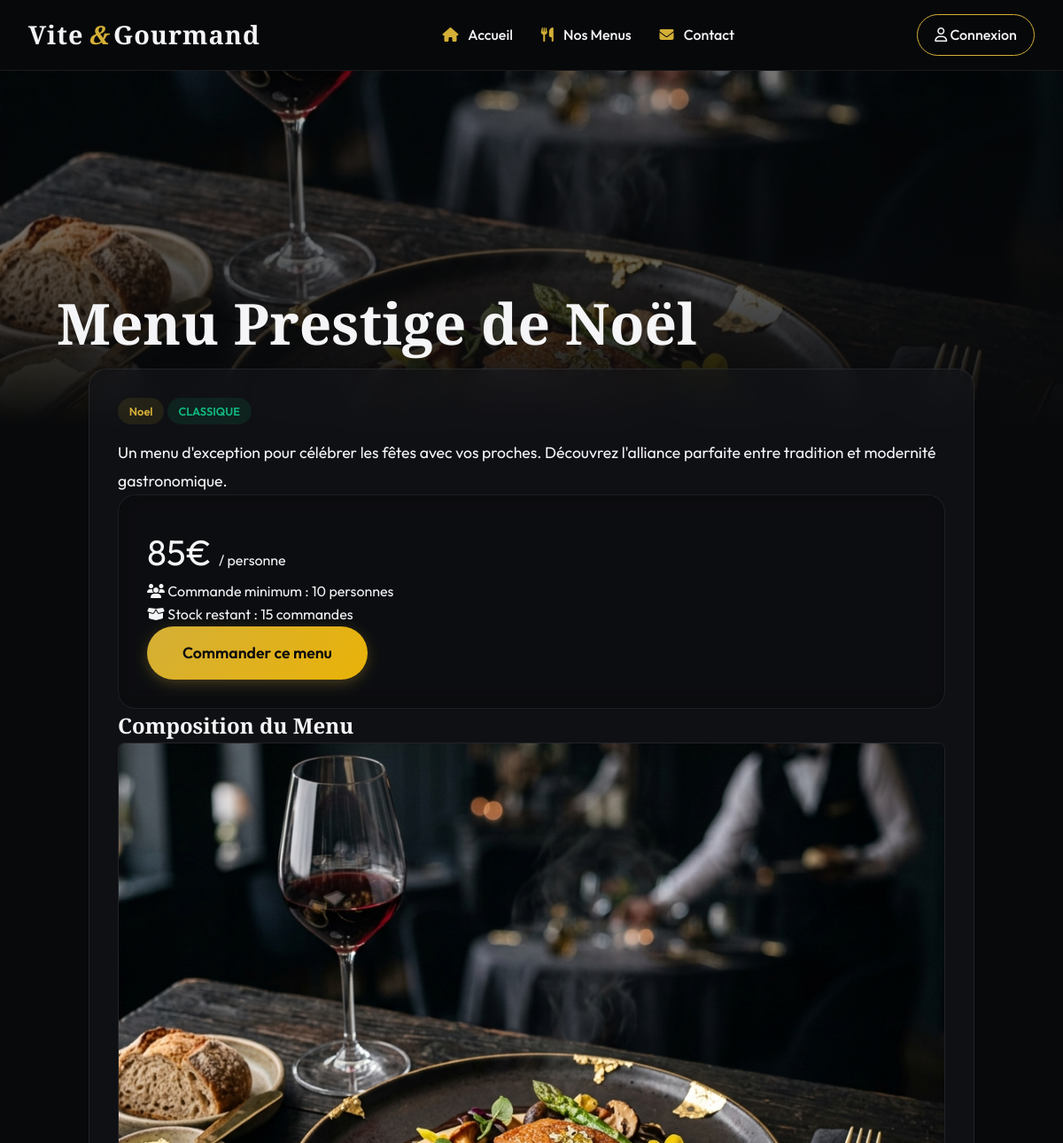
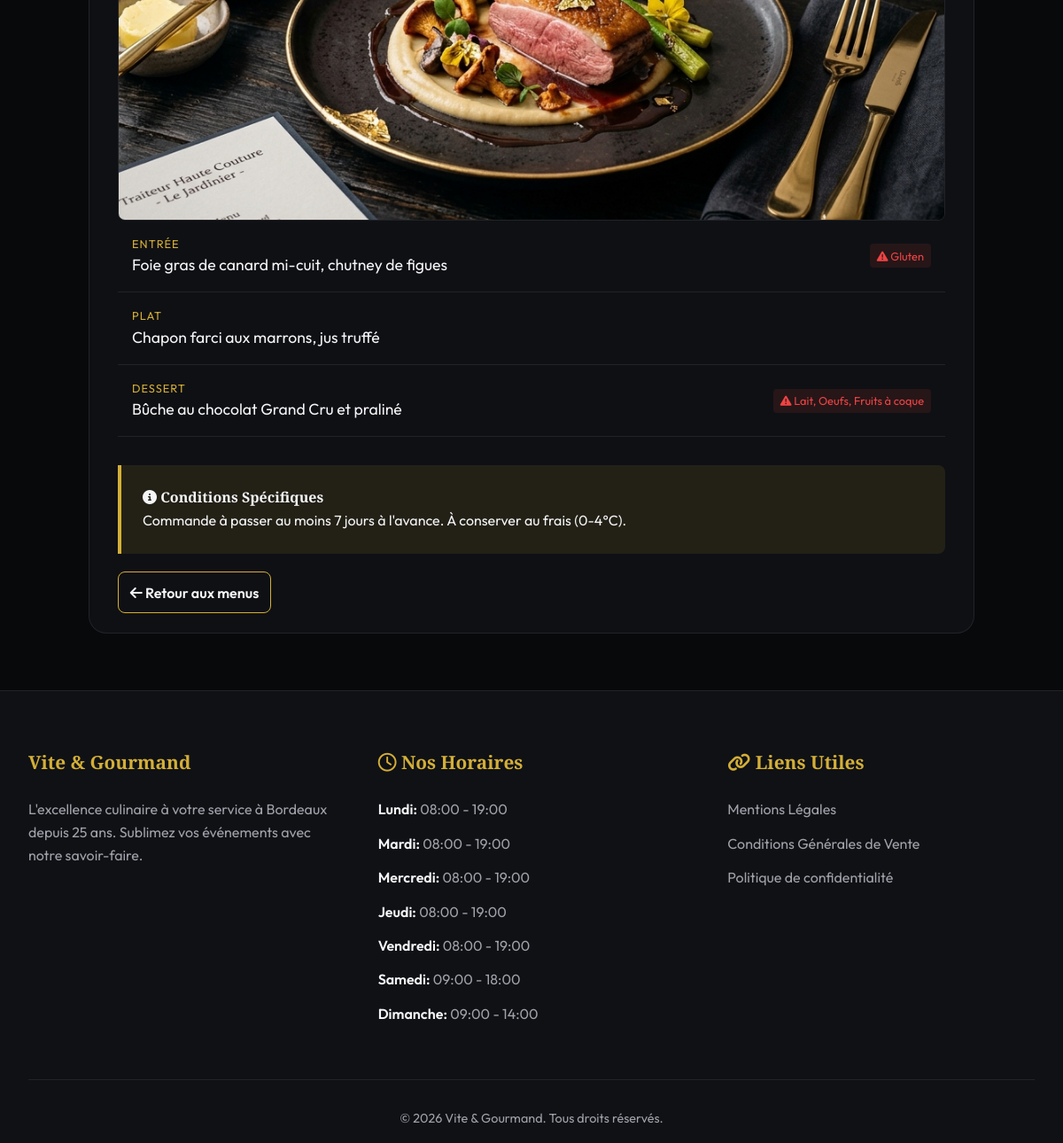
/menu_detail.php?id=1, run on the app's committed database (2 pictures, top to bottom).
### tables this page shows
CREATE TABLE IF NOT EXISTS `menu` (
  `id_menu` int NOT NULL AUTO_INCREMENT,
  `titre` varchar(100) NOT NULL,
  `description` text,
  `image` varchar(255) NOT NULL,
  `theme` varchar(50) DEFAULT NULL,
  `regime` varchar(50) DEFAULT NULL,
  `nb_personnes_min` int NOT NULL,
  `prix_min` decimal(10,2) NOT NULL,
  `stock` int DEFAULT '0',
  `conditions` text,
  PRIMARY KEY (`id_menu`)
);

CREATE TABLE IF NOT EXISTS `plat` (
  `id_plat` int NOT NULL AUTO_INCREMENT,
  `nom` varchar(100) NOT NULL,
  `categorie` enum('entrée','plat','dessert') NOT NULL,
  PRIMARY KEY (`id_plat`)
);

CREATE TABLE IF NOT EXISTS `horaire` (
  `id_horaire` int NOT NULL AUTO_INCREMENT,
  `jour` varchar(50) NOT NULL,
  `heures` varchar(50) NOT NULL,
  PRIMARY KEY (`id_horaire`)
);

### menu_detail.php (the view, shortened to what this page needs)
<?php
require_once 'includes/db.php';
$id_menu = (int) $_GET['id'];
$requete = $pdo->prepare("SELECT * FROM menu WHERE id_menu = :id");
$requete->execute(['id' => $id_menu]);
$menu = $requete->fetch(PDO::FETCH_ASSOC);
$req_plats = $pdo->prepare("
    SELECT
        p.id_plat,
        p.nom,
        p.categorie,
        GROUP_CONCAT(a.nom SEPARATOR ', ') as allergenes
    FROM plat p
    JOIN menu_plat mp ON p.id_plat = mp.id_plat
    LEFT JOIN plat_allergene pa ON p.id_plat = pa.id_plat
    LEFT JOIN allergene a ON pa.id_allergene = a.id_allergene
    WHERE mp.id_menu = :id
    GROUP BY p.id_plat
    ORDER BY FIELD(LOWER(p.categorie), 'entrée', 'plat', 'dessert')
");
$req_plats->execute(['id' => $id_menu]);
$platsDuMenu = $req_plats->fetchAll(PDO::FETCH_ASSOC);
$req_images = $pdo->prepare("SELECT chemin FROM menu_image WHERE id_menu = ? ORDER BY id_image ASC");
$req_images->execute([$id_menu]);
$imagesMenu = array_column($req_images->fetchAll(PDO::FETCH_ASSOC), 'chemin');
if (empty($imagesMenu) && !empty($menu['image'])) {
    $imagesMenu = [$menu['image']];
}
include 'includes/header.php';
?>
<div class="menu-detail-header">
    <img src="assets/images/<?php echo htmlspecialchars(basename($menu['image'] ?? 'default.jpg')); ?>" alt="<?php echo htmlspecialchars($menu['titre'] ?? 'Menu'); ?>" class="menu-detail-img">
    <h1 class="menu-detail-title logo-font"><?php echo htmlspecialchars($menu['titre'] ?? ''); ?></h1>
</div>
<div class="container pb-5">
    <div class="detail-content glass-panel p-4 p-md-5">
        <div class="row g-5 mb-5">
            <div class="col-lg-7">
                <div class="mb-4">
                    <span class="menu-tag me-2"><?php echo htmlspecialchars($menu['theme'] ?? ''); ?></span>
                    <span class="menu-tag" style="background:rgba(16, 185, 129, 0.1); color:var(--success)">
                        <?php echo strtoupper(htmlspecialchars($menu['regime'] ?? '')); ?>
                    </span>
                </div>
                <p class="text-muted" style="font-size: 1.1rem; line-height: 1.8;">
                    <?php echo nl2br(htmlspecialchars($menu['description'] ?? '')); ?>
                </p>
            </div>
            <div class="col-lg-5">
                <div class="glass-panel p-4" style="background: rgba(0,0,0,0.3);">
                    <div class="text-gold fw-bold mb-3" style="font-size: 2.5rem;">
                        <?php echo number_format($menu['prix_min'] ?? 0, 0, ',', ' '); ?>€
                        <span class="text-muted fw-normal" style="font-size: 1rem;">/ personne</span>
                    </div>
                    <div class="text-white fw-bold mb-3">
                        <i class="fa-solid fa-users text-gold me-2"></i>
                        Commande minimum : <?php echo htmlspecialchars($menu['nb_personnes_min'] ?? '2'); ?> personnes
                    </div>
                    <div class="text-white fw-bold mb-4">
                        <i class="fa-solid fa-box-open text-gold me-2"></i>
                        Stock restant : <?php echo htmlspecialchars($menu['stock'] ?? '0'); ?> commandes
                    </div>
                    <?php if((int)($menu['stock'] ?? 0) > 0): ?>
                        <a href="commande?id_menu=<?php echo (int)$menu['id_menu']; ?>" class="btn-primary w-100 d-block text-center text-decoration-none">
                            Commander ce menu
                        </a>
                    <?php else: ?>
                        <button class="btn-primary w-100 border-0" type="button" disabled style="opacity:.55; cursor:not-allowed;">
                            Stock indisponible
                        </button>
                    <?php endif; ?>
                </div>
            </div>
        </div>
        <h2 class="logo-font text-white border-bottom border-secondary pb-2 mb-4">
            Composition du Menu
        </h2>
        <?php if(!empty($imagesMenu)): ?>
        <div class="menu-gallery mb-5" aria-label="Galerie du menu">
            <?php foreach($imagesMenu as $image): ?>
                <img src="assets/images/<?php echo htmlspecialchars(basename($image)); ?>" alt="<?php echo htmlspecialchars($menu['titre'] . ' - image du menu'); ?>">
            <?php endforeach; ?>
        </div>
        <?php endif; ?>
        <ul class="dish-list p-0 mb-5">
            <?php foreach($platsDuMenu as $plat): ?>
            <li class="dish-item">
                <div>
                    <div class="dish-type">
                        <?php echo htmlspecialchars($plat['categorie'] ?? ''); ?>
                    </div>
                    <div class="text-white fw-bold mt-1" style="font-size:1.1rem;">
                        <?php echo htmlspecialchars($plat['nom'] ?? ''); ?>
                    </div>
                </div>
                <?php if(!empty($plat['allergenes'])): ?>
                <div class="allergens" title="Allergènes">
                    <i class="fa-solid fa-triangle-exclamation"></i> <?php echo htmlspecialchars($plat['allergenes']); ?>
                </div>
                <?php endif; ?>
            </li>
            <?php endforeach; ?>
        </ul>
        <?php if(!empty($menu['conditions'])): ?>
        <div class="conditions-alert">
            <h4 class="text-gold mb-2">
                <i class="fa-solid fa-circle-info"></i> Conditions Spécifiques
            </h4>
            <p class="mb-0"><?php echo nl2br(htmlspecialchars($menu['conditions'])); ?></p>
        </div>
        <?php endif; ?>
        <div class="mt-4">
            <a href="menus" class="btn-outline d-inline-block text-decoration-none">
                <i class="fa-solid fa-arrow-left me-2"></i> Retour aux menus
            </a>
        </div>
    </div>
</div>
<?php include 'includes/footer.php'; ?>

### includes/header.php (shortened to what this page needs)
<!DOCTYPE html>
<html lang="fr">
<head>
  <link rel="stylesheet" href="https://cdnjs.cloudflare.com/ajax/libs/font-awesome/6.4.0/css/all.min.css">
  <link rel="stylesheet" href="assets/css/style.css" />
</head>
<body>
  <div id="app">
    <nav class="navbar" aria-label="Navigation principale">
      <div class="nav-container">
        <div class="logo">
          <a href="index">
            <span class="logo-vite">Vite</span><span class="logo-amp">&</span><span class="logo-gourmand">Gourmand</span>
          </a>
        </div>
        <ul class="nav-links" id="navigation-links">
          <li><a href="index"><i class="fa-solid fa-house"></i> Accueil</a></li>
          <li><a href="menus"><i class="fa-solid fa-utensils"></i> Nos Menus</a></li>
          <li><a href="contact"><i class="fa-solid fa-envelope"></i> Contact</a></li>
        </ul>
        <div class="nav-actions">
          <?php if(isset($_SESSION['user_id'])): ?>
            <?php if ($_SESSION['role'] === 'admin'): ?>
                <a href="espace_admin" class="btn-login" style="text-decoration: none; color: #f59e0b;">
                    <i class="fa-solid fa-crown"></i> Admin (<?php echo htmlspecialchars($_SESSION['prenom']); ?>)
                </a>
            <?php elseif ($_SESSION['role'] === 'employe'): ?>
                <a href="espace_employe" class="btn-login" style="text-decoration: none; color: #f59e0b;">
                    <i class="fa-solid fa-user-tie"></i> Espace Pro (<?php echo htmlspecialchars($_SESSION['prenom']); ?>)
                </a>
            <?php else: ?>
                <a href="espace_utilisateur" class="btn-login" style="text-decoration: none;">
                    <i class="fa-solid fa-user"></i> <?php echo htmlspecialchars($_SESSION['prenom']); ?>
                </a>
            <?php endif; ?>
            <a href="logout" class="text-danger" title="Se déconnecter" style="font-size: 1.3rem; text-decoration: none;">
                <i class="fa-solid fa-power-off"></i>
            </a>
        <?php else: ?>
            <a href="login" class="btn-login" style="text-decoration: none;">
                <i class="fa-regular fa-user"></i> Connexion
            </a>
        <?php endif; ?>
                </div>
      </div>
    </nav>
    <main id="main-content">

### includes/footer.php (shortened to what this page needs)
</main>
    <footer class="footer mt-auto">
      <div class="footer-content">
        <div class="footer-section brand">
          <h3>Vite & Gourmand</h3>
          <p>L'excellence culinaire à votre service à Bordeaux depuis 25 ans. Sublimez vos événements avec notre savoir-faire.</p>
        </div>
        <div class="footer-section hours">
          <h3><i class="fa-regular fa-clock"></i> Nos Horaires</h3>
          <ul>
            <?php
            if (isset($pdo)) {
                $req_horaires_footer = $pdo->query("SELECT * FROM horaire");
                if ($req_horaires_footer) {
                    $horaires_footer = $req_horaires_footer->fetchAll(PDO::FETCH_ASSOC);
                    foreach($horaires_footer as $h):
            ?>
                        <li>
                          <span><?php echo htmlspecialchars($h['jour']); ?>:</span>
                          <?php echo htmlspecialchars($h['heures']); ?>
                        </li>
            <?php
                    endforeach;
                }
            } else {
                echo '<li><span>Lundi - Vendredi:</span> 08:00 - 19:00</li>';
                echo '<li><span>Samedi:</span> 09:00 - 18:00</li>';
                echo '<li><span>Dimanche:</span> 09:00 - 14:00</li>';
            }
            ?>
          </ul>
        </div>
        <div class="footer-section links">
          <h3><i class="fa-solid fa-link"></i> Liens Utiles</h3>
          <ul>
            <li><a href="mentions">Mentions Légales</a></li>
            <li><a href="cgv">Conditions Générales de Vente</a></li>
            <li><a href="confidentialite">Politique de confidentialité</a></li>
          </ul>
        </div>
      </div>
      <div class="footer-bottom">
        <p>&copy; <?php echo date('Y'); ?> Vite & Gourmand. Tous droits réservés.</p>
      </div>
    </footer>
  </div>
</body>
</html>

### data on the page
menu: image (picture), titre "Menu Prestige de Noël", theme "Noel", regime "CLASSIQUE", description "Un menu d'exception pour célébrer les fêtes avec vos proches. Découvrez l'alliance parfaite entre tradition et modernité gastronomique.", prix_min "85", nb_personnes_min "10", stock "15", conditions "Commande à passer au moins 7 jours à l'avance. À conserver au frais (0-4°C)."
plat: categorie "ENTRÉE", nom "Foie gras de canard mi-cuit, chutney de figues", allergenes "Gluten"
plat: categorie "PLAT", nom "Chapon farci aux marrons, jus truffé"
plat: categorie "DESSERT", nom "Bûche au chocolat Grand Cru et praliné", allergenes "Lait, Oeufs, Fruits à coque"
horaire: jour "Lundi", heures "08:00 - 19:00"
horaire: jour "Mardi", heures "08:00 - 19:00"
horaire: jour "Mercredi", heures "08:00 - 19:00"
horaire: jour "Jeudi", heures "08:00 - 19:00"
horaire: jour "Vendredi", heures "08:00 - 19:00"
horaire: jour "Samedi", heures "09:00 - 18:00"
horaire: jour "Dimanche", heures "09:00 - 14:00"
